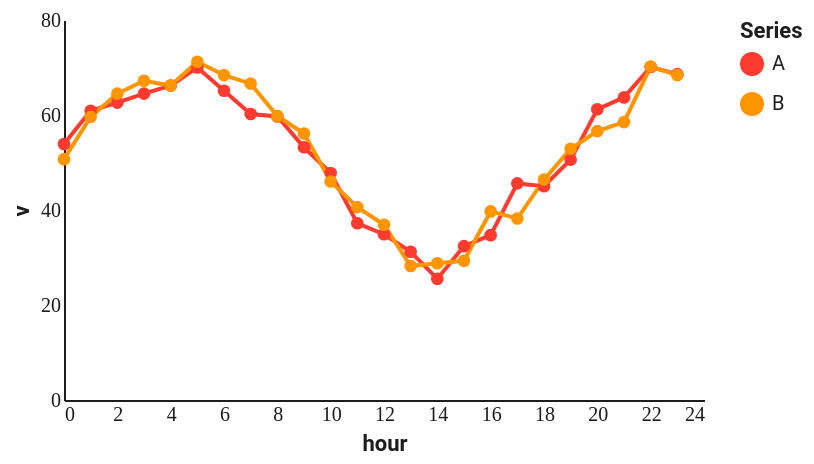

Vega-Lite specification for this chart:
### Vega-Lite specification from a JSON file in a GitHub repository (floating-point values rounded to 4 significant figures)
{"$schema": "https://vega.github.io/schema/vega-lite/v5.json", "width": 320, "height": 190, "config": {"background": "#FFFFFF", "font": "Roboto, Roboto Serif, Roboto Mono, system-ui, sans-serif", "view": {"stroke": null, "cornerRadius": 10}, "axis": {"domain": true, "domainColor": "#1D1D1F", "labelColor": "#1D1D1F", "titleColor": "#1D1D1F", "grid": false, "ticks": false, "labelFont": "Roboto Mono", "titleFont": "Roboto"}, "axisTop": {"domain": false, "domainColor": null, "labels": false, "ticks": false, "title": null}, "axisRight": {"domain": false, "domainColor": null, "labels": false, "ticks": false, "title": null}, "legend": {"titleFont": "Roboto", "labelFont": "Roboto", "labelColor": "#1D1D1F", "titleColor": "#1D1D1F"}, "title": {"font": "Roboto", "fontSize": 14, "color": "#1D1D1F", "subtitleFont": "Roboto", "subtitleColor": "#1D1D1F"}, "range": {"category": ["#FF3B30", "#FF9500", "#FFCC00", "#28CD41", "#79DBDC", "#007AFF", "#AF52DE", "#FF2D55"]}, "bar": {"cornerRadiusEnd": 4}, "line": {"strokeWidth": 2}, "point": {"filled": true, "size": 40}}, "data": {"values": [{"t": 0, "v": 53.9, "s": "A"}, {"t": 1, "v": 60.9, "s": "A"}, {"t": 2, "v": 62.6, "s": "A"}, {"t": 3, "v": 64.5, "s": "A"}, {"t": 4, "v": 66.2, "s": "A"}, {"t": 5, "v": 70.0, "s": "A"}, {"t": 6, "v": 65.1, "s": "A"}, {"t": 7, "v": 60.2, "s": "A"}, {"t": 8, "v": 59.7, "s": "A"}, {"t": 9, "v": 53.2, "s": "A"}, {"t": 10, "v": 47.8, "s": "A"}, {"t": 11, "v": 37.2, "s": "A"}, {"t": 12, "v": 34.9, "s": "A"}, {"t": 13, "v": 31.2, "s": "A"}, {"t": 14, "v": 25.5, "s": "A"}, {"t": 15, "v": 32.4, "s": "A"}, {"t": 16, "v": 34.7, "s": "A"}, {"t": 17, "v": 45.6, "s": "A"}, {"t": 18, "v": 45.0, "s": "A"}, {"t": 19, "v": 50.6, "s": "A"}, {"t": 20, "v": 61.2, "s": "A"}, {"t": 21, "v": 63.7, "s": "A"}, {"t": 22, "v": 70.1, "s": "A"}, {"t": 23, "v": 68.6, "s": "A"}, {"t": 0, "v": 50.7, "s": "B"}, {"t": 1, "v": 59.6, "s": "B"}, {"t": 2, "v": 64.5, "s": "B"}, {"t": 3, "v": 67.2, "s": "B"}, {"t": 4, "v": 66.2, "s": "B"}, {"t": 5, "v": 71.2, "s": "B"}, {"t": 6, "v": 68.4, "s": "B"}, {"t": 7, "v": 66.6, "s": "B"}, {"t": 8, "v": 59.8, "s": "B"}, {"t": 9, "v": 56.1, "s": "B"}, {"t": 10, "v": 46.0, "s": "B"}, {"t": 11, "v": 40.6, "s": "B"}, {"t": 12, "v": 36.9, "s": "B"}, {"t": 13, "v": 28.2, "s": "B"}, {"t": 14, "v": 28.8, "s": "B"}, {"t": 15, "v": 29.3, "s": "B"}, {"t": 16, "v": 39.7, "s": "B"}, {"t": 17, "v": 38.2, "s": "B"}, {"t": 18, "v": 46.4, "s": "B"}, {"t": 19, "v": 52.9, "s": "B"}, {"t": 20, "v": 56.6, "s": "B"}, {"t": 21, "v": 58.5, "s": "B"}, {"t": 22, "v": 70.2, "s": "B"}, {"t": 23, "v": 68.4, "s": "B"}]}, "mark": {"type": "line", "point": true, "strokeWidth": 2}, "encoding": {"x": {"field": "t", "type": "quantitative", "axis": {"title": "hour"}}, "y": {"field": "v", "type": "quantitative"}, "color": {"field": "s", "type": "nominal", "legend": {"title": "Series"}}}}
